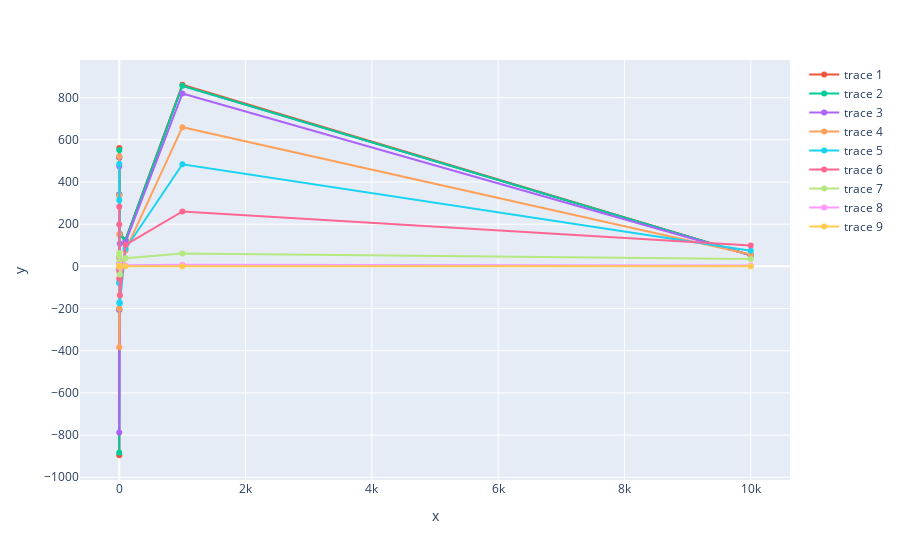

Notebook code cell kept with this figure:
### Code cell
fig = px.line(x=alphas, y=coefs[1][1:])
for i in range(len(alphas)-1):
    fig.add_trace(go.Line(x=alphas, y=coefs[i][1:]))
fig.show()

### Figure 1 — Plotly figure (JSON) as saved in the notebook; plotly's stock layout.template omitted (floating-point values rounded to 4 significant figures)
{"data": [{"hovertemplate": "x=%{x}<br>y=%{y}<extra></extra>", "legendgroup": "", "line": {"color": "#636efa", "dash": "solid"}, "marker": {"symbol": "circle"}, "mode": "lines", "name": "", "orientation": "v", "showlegend": false, "type": "scatter", "x": [0, 0.0001, 0.001, 0.01, 0.1, 1, 10, 100, 1000, 10000], "xaxis": "x", "y": [-9.116, -205.3, 516.9, 340.5, -883.4, 551.6, 148.6, 125.4, 856.5, 52.47], "yaxis": "y"}, {"type": "scatter", "x": [0, 0.0001, 0.001, 0.01, 0.1, 1, 10, 100, 1000, 10000], "y": [-9.159, -205.5, 516.7, 340.6, -895.6, 561.2, 153.9, 126.7, 861.1, 52.42]}, {"type": "scatter", "x": [0, 0.0001, 0.001, 0.01, 0.1, 1, 10, 100, 1000, 10000], "y": [-9.116, -205.3, 516.9, 340.5, -883.4, 551.6, 148.6, 125.4, 856.5, 52.47]}, {"type": "scatter", "x": [0, 0.0001, 0.001, 0.01, 0.1, 1, 10, 100, 1000, 10000], "y": [-8.761, -204.3, 518.4, 340.0, -787.7, 475.3, 106.8, 114.6, 819.7, 52.87]}, {"type": "scatter", "x": [0, 0.0001, 0.001, 0.01, 0.1, 1, 10, 100, 1000, 10000], "y": [-6.4, -198.7, 522.1, 336.3, -383.7, 152.7, -66.05, 75.61, 659.9, 55.83]}, {"type": "scatter", "x": [0, 0.0001, 0.001, 0.01, 0.1, 1, 10, 100, 1000, 10000], "y": [6.644, -172.2, 485.5, 314.7, -72.94, -80.59, -174.5, 83.61, 484.4, 73.59]}, {"type": "scatter", "x": [0, 0.0001, 0.001, 0.01, 0.1, 1, 10, 100, 1000, 10000], "y": [42.24, -57.3, 282.2, 198.1, 14.36, -22.55, -136.9, 102.0, 260.1, 98.55]}, {"type": "scatter", "x": [0, 0.0001, 0.001, 0.01, 0.1, 1, 10, 100, 1000, 10000], "y": [21.17, 1.66, 63.66, 48.49, 18.42, 12.88, -38.92, 38.84, 61.61, 35.51]}, {"type": "scatter", "x": [0, 0.0001, 0.001, 0.01, 0.1, 1, 10, 100, 1000, 10000], "y": [2.859, 0.6295, 7.541, 5.85, 2.711, 2.142, -4.834, 5.108, 7.448, 4.576]}, {"type": "scatter", "x": [0, 0.0001, 0.001, 0.01, 0.1, 1, 10, 100, 1000, 10000], "y": [0.2957, 0.06929, 0.769, 0.5978, 0.2829, 0.2259, -0.4956, 0.527, 0.7615, 0.471]}], "layout": {"legend": {"tracegroupgap": 0}, "margin": {"t": 60}, "xaxis": {"anchor": "y", "domain": [0, 1], "title": {"text": "x"}}, "yaxis": {"anchor": "x", "domain": [0, 1], "title": {"text": "y"}}}}
